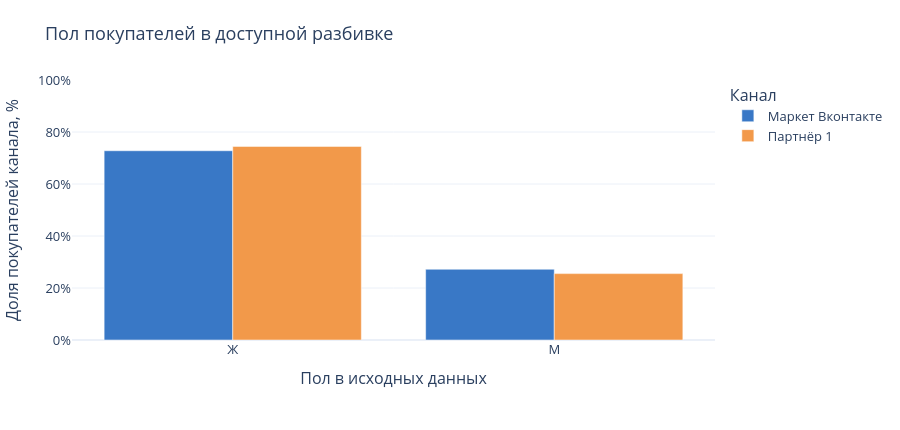

The notebook cell saved with this chart:
### Markdown cell above
### Интерактивно: структура покупателей по полу
Доли отражают только категории пола, присутствующие в исходной разбивке; данные не доказывают причин различий.

### Code cell
fig = go.Figure()
for channel, color in [(mv, '#3978C6'), (p1, '#F2994A')]:
    fig.add_bar(name=channel, x=gender.index, y=gender[f'Доля, %: {channel}'],
                customdata=gender[f'Покупатели: {channel}'], marker_color=color,
                hovertemplate='%{x}<br>%{fullData.name}: %{y:.2f}%<br>Покупатели: %{customdata:,.0f}<extra></extra>')
fig.update_layout(barmode='group')
fig.update_yaxes(range=[0, 100], ticksuffix='%')
show_plotly(fig, 'Пол покупателей в доступной разбивке', 'Пол в исходных данных', 'Доля покупателей канала, %', 430)

### Figure 1 — Plotly figure (JSON) as saved in the notebook; plotly's stock layout.template omitted (floating-point values rounded to 4 significant figures)
{"data": [{"customdata": [215262, 80454], "hovertemplate": "%{x}<br>%{fullData.name}: %{y:.2f}%<br>Покупатели: %{customdata:,.0f}<extra></extra>", "marker": {"color": "#3978C6"}, "name": "Маркет Вконтакте", "type": "bar", "x": ["Ж", "М"], "y": [72.79, 27.21]}, {"customdata": [2157612, 739863], "hovertemplate": "%{x}<br>%{fullData.name}: %{y:.2f}%<br>Покупатели: %{customdata:,.0f}<extra></extra>", "marker": {"color": "#F2994A"}, "name": "Партнёр 1", "type": "bar", "x": ["Ж", "М"], "y": [74.47, 25.53]}], "layout": {"barmode": "group", "font": {"size": 13}, "height": 430, "hoverlabel": {"namelength": -1}, "legend": {"title": {"text": "Канал"}}, "margin": {"b": 90, "l": 70, "r": 30, "t": 80}, "title": {"text": "Пол покупателей в доступной разбивке"}, "xaxis": {"title": {"text": "Пол в исходных данных"}}, "yaxis": {"range": [0, 100], "ticksuffix": "%", "title": {"text": "Доля покупателей канала, %"}}}}
